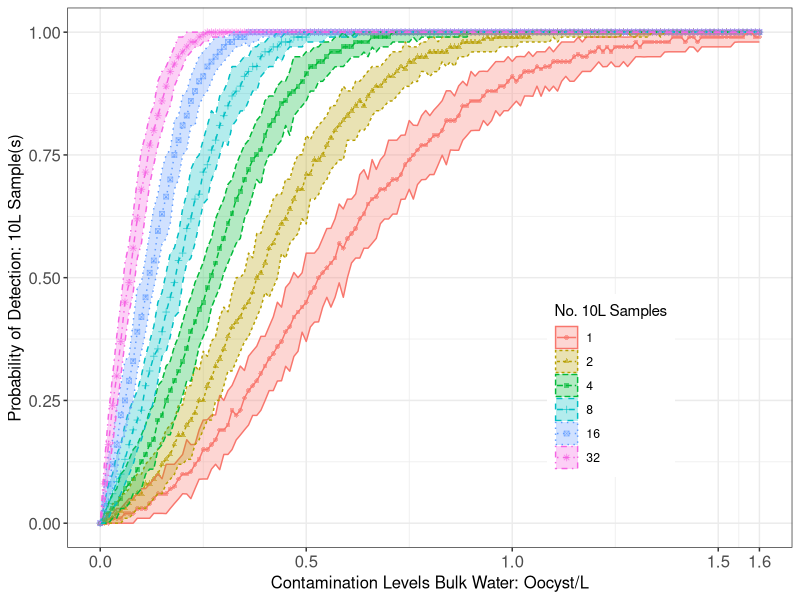
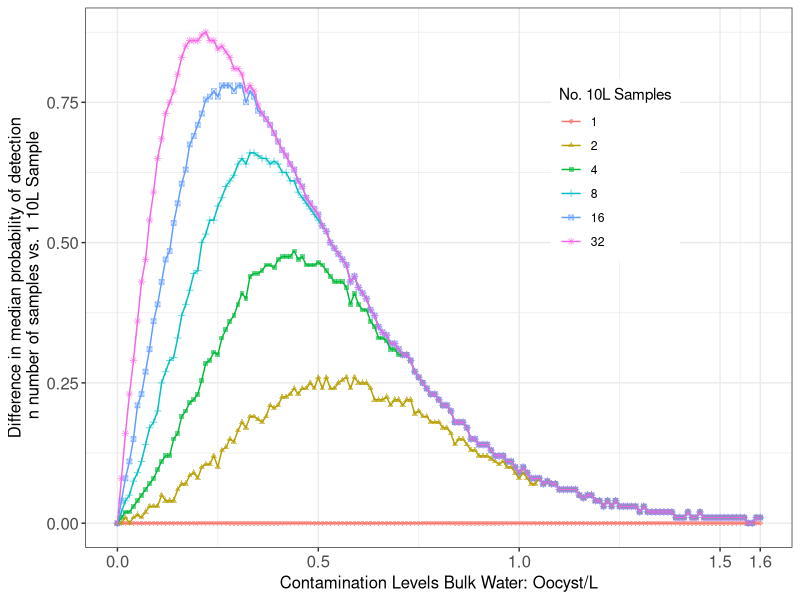
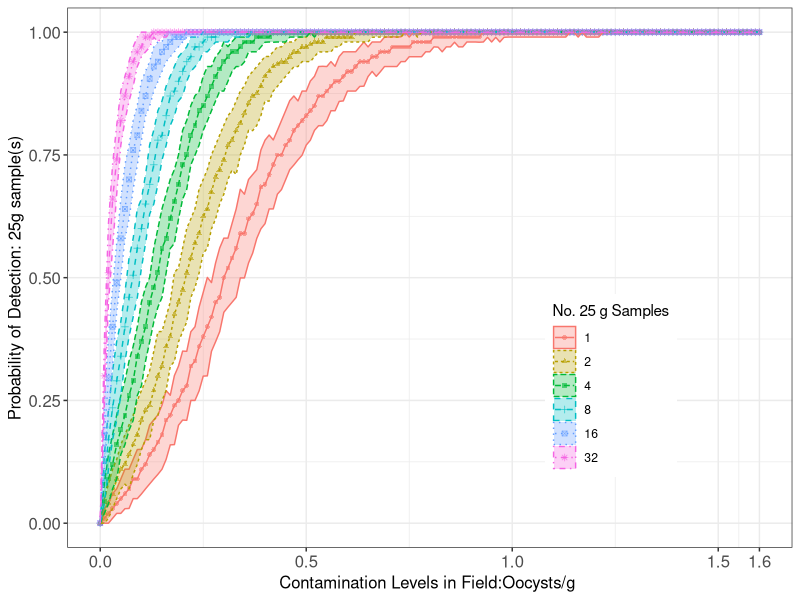
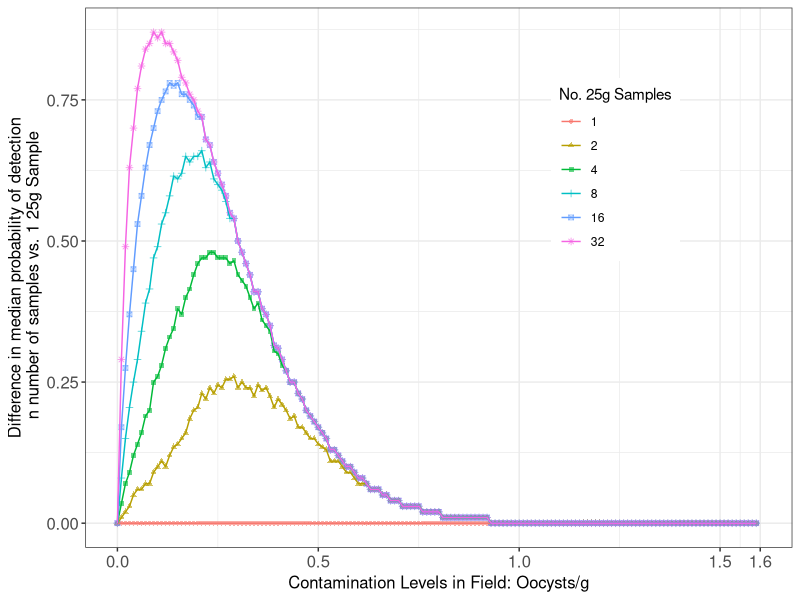
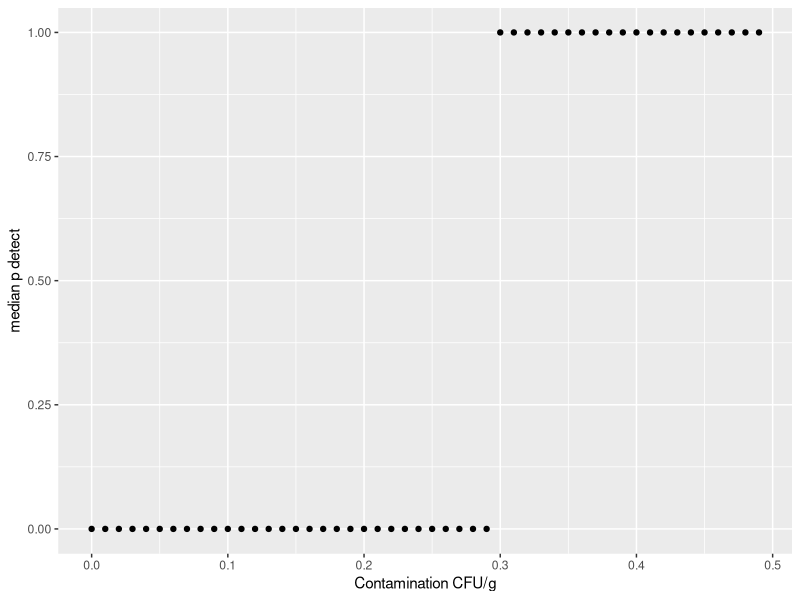
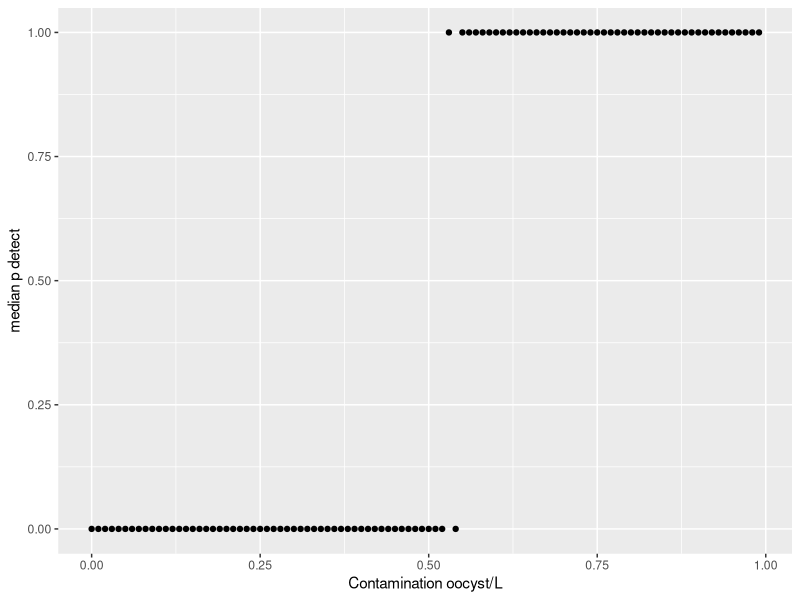
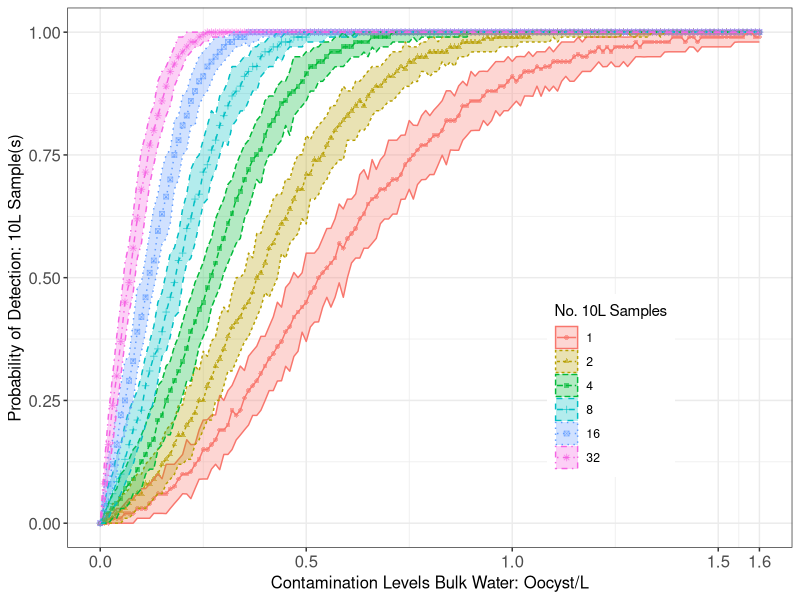
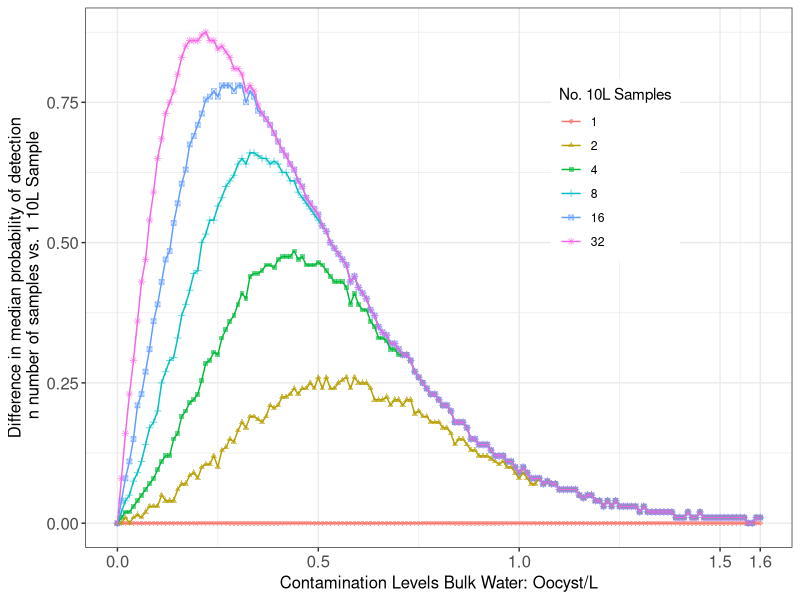

The R source for these figures, in order: (Note: this script raises an error after producing the figures.)
## ---- chunk 1
library(tidyverse)
library(reshape2)
library(readr)

## ---- chunk 2
Unc_Conts<-read_csv("Data/Water_Testing_Analysis_R4.csv")
## ---- chunk 3
Unc_Conts<-Unc_Conts %>% 
  select(-...1) %>% 
  mutate(N10Lsamples= as.factor(N10Lsamples)) %>% 
  group_by(N10Lsamples, Conts) %>% 
  summarise(median = median(PDetect), q05 = quantile(PDetect, 0.05), q95 = quantile(PDetect, 0.95)) 
## ---- chunk 4
Unc_Conts %>% 
  filter(Conts <=1.6) %>% 
  ggplot(aes(x = Conts, y = median, shape =N10Lsamples, linetype =N10Lsamples, color =N10Lsamples,ymin=q05, ymax=q95, fill = N10Lsamples))+
  geom_point(size= 1.3, alpha = 0.6)+
  geom_line()+
  geom_ribbon(alpha= 0.3)+
  labs(x = "Contamination Levels Bulk Water: Oocyst/L", y = "Probability of Detection: 10L Sample(s)", fill = "No. 10L Samples", color= "No. 10L Samples", shape = "No. 10L Samples", linetype ="No. 10L Samples" )+
  scale_x_continuous(limits = c(0,1.6), breaks = c(0,0.5,1,1.5,1.6))+
  theme_bw()+
  theme(axis.text.x=element_text(size =12), axis.text.y=element_text(size =12),axis.title = element_text(size = 12))+
  theme(legend.position=c(0.75, 0.3))


ggsave("Contamination vs Method-R4.jpeg", width = 15, height = 10, units = "cm", dpi = 600)
## ---- chunk 5
Conts_WT = Unc_Conts[1:201,2]


WT_1<-Unc_Conts %>% 
  filter(N10Lsamples==1)

WT_2<-Unc_Conts %>% 
  filter(N10Lsamples==2)

WT_4<-Unc_Conts %>% 
  filter(N10Lsamples==4)

WT_8<-Unc_Conts %>% 
  filter(N10Lsamples==8)

WT_16<-Unc_Conts %>% 
  filter(N10Lsamples==16)

WT_32<-Unc_Conts %>% 
  filter(N10Lsamples==32)

Conts_WT$`1`<-WT_1$median-WT_1$median
Conts_WT$`2`<-WT_2$median-WT_1$median
Conts_WT$`4`<-WT_4$median-WT_1$median
Conts_WT$`8`<-WT_8$median-WT_1$median
Conts_WT$`16`<-WT_16$median-WT_1$median
Conts_WT$`32`<-WT_32$median-WT_1$median

Conts_WT %>% 
  melt(id = "Conts") %>% 
  filter(Conts<=1.6) %>% 
  ggplot(aes(x = Conts, y = value, color = variable,shape =variable, fill = variable))+
  geom_point(size= 1.3, alpha = 0.6)+
  scale_x_continuous(limits = c(0,1.6), breaks = c(0,0.5,1,1.5,1.6))+
  geom_line()+
  theme_bw()+
  labs(x = "Contamination Levels Bulk Water: Oocyst/L", y = "Difference in median probability of detection\n n number of samples vs. 1 10L Sample", color = "No. 10L Samples", shape = "No. 10L Samples", fill = "No. 10L Samples")+
  theme(axis.text.x=element_text(size =12), axis.text.y=element_text(size =12),axis.title = element_text(size = 12))+
  theme(legend.position=c(0.75, 0.7))

ggsave("Contamination vs Method Differences Water-R4.jpeg", width = 15, height = 10, units = "cm", dpi = 600)


## ---- chunk 6
Unc_Conts<-read_csv("Data/Product_Testing_Analysis_R4.csv")
#Unc_Conts$Conts<- log10(Unc_Conts$Conts)

## ---- chunk 7
# #LOG
# Unc_Conts<-Unc_Conts %>%
#   mutate(log_CFU_g_conts = log10(10^Conts/(454*22000))) %>% 
#   select(-...1) %>% 
#   mutate(N25gsamples= as.factor(N25gsamples)) %>% 
#   group_by(N25gsamples, log_CFU_g_conts) %>% 
#   summarise(median = median(PDetect), q05 = quantile(PDetect, 0.05), q95 = quantile(PDetect, 0.95)) 

#NON LOG
Unc_Conts<-Unc_Conts %>%
  mutate(Conts = Conts/(454*22000)) %>%
  select(-...1) %>%
  mutate(N25gsamples= as.factor(N25gsamples)) %>%
  group_by(N25gsamples, Conts) %>%
  summarise(median = median(PDetect), q05 = quantile(PDetect, 0.05), q95 = quantile(PDetect, 0.95))


#non log
Unc_Conts %>% 
  filter(Conts<= 1.6) %>% 
  ggplot(aes(x = Conts, y = median, color =N25gsamples, shape =N25gsamples, linetype =N25gsamples, ymin=q05, ymax=q95, fill = N25gsamples))+
  geom_point(size= 1.3, alpha = 0.6)+
  geom_line()+
  geom_ribbon(alpha= 0.3)+
  theme_bw()+
  scale_x_continuous(limits = c(0,1.6), breaks = c(0,0.5,1,1.5,1.6))+
  theme(legend.position="top")+
  labs(x = "Contamination Levels in Field:Oocysts/g ", y = "Probability of Detection: 25g sample(s)", fill = "No. 25 g Samples", color= "No. 25 g Samples", linetype = "No. 25 g Samples", shape = "No. 25 g Samples")+
  theme(axis.text.x=element_text(size =12), axis.text.y=element_text(size =12),axis.title = element_text(size = 12))+
  theme(legend.position=c(0.75, 0.3))


# #log
# Unc_Conts %>% 
#   ggplot(aes(x = log_CFU_g_conts, y = median, color =N25gsamples, shape =N25gsamples, linetype =N25gsamples, ymin=q05, ymax=q95, fill = N25gsamples))+
#   geom_point(alpha = 0.5, size = 2.5)+
#   geom_line()+
#   geom_ribbon(alpha= 0.3)+
#   theme_bw()+
#   theme(legend.position="top")+
#   labs(x = "Contamination Levels in Field: log (Oocysts/g) ", y = "Probability of Detection: 25g sample(s)", fill = "No. 25 g Samples", color= "No. 25 g Samples", linetype = "No. 25 g Samples", shape = "No. 25 g Samples")


ggsave("Figures/Contamination vs Field Contam-R4.jpeg", width = 15, height = 10, units = "cm", dpi = 600)

## ---- chunk 8


Conts_PD = Unc_Conts[1:170,2]
as.data.frame(Conts_PD)

PD_1<-Unc_Conts %>% 
  filter(N25gsamples==1)

PD_2<-Unc_Conts %>% 
  filter(N25gsamples==2)

PD_4<-Unc_Conts %>% 
  filter(N25gsamples==4)

PD_8<-Unc_Conts %>% 
  filter(N25gsamples==8)

PD_16<-Unc_Conts %>% 
  filter(N25gsamples==16)

PD_32<-Unc_Conts %>% 
  filter(N25gsamples==32)

Conts_PD$`1`<-PD_1$median-PD_1$median
Conts_PD$`2`<-PD_2$median-PD_1$median
Conts_PD$`4`<-PD_4$median-PD_1$median
Conts_PD$`8`<-PD_8$median-PD_1$median
Conts_PD$`16`<-PD_16$median-PD_1$median
Conts_PD$`32`<-PD_32$median-PD_1$median



#non log
Conts_PD %>% 
  melt(id = "Conts") %>% 
  filter(Conts<1.6) %>% 
  ggplot(aes(x = Conts, y = value, color = variable,shape =variable, fill = variable))+
  geom_point(size= 1.3, alpha = 0.6)+
  geom_line()+
  scale_x_continuous(limits = c(0,1.6), breaks = c(0,0.5,1,1.5,1.6))+
  theme_bw()+
  theme(legend.position="top")+
  labs(x = "Contamination Levels in Field: Oocysts/g", y = "Difference in median probability of detection\n n number of samples vs. 1 25g Sample", color = "No. 25g Samples", shape = "No. 25g Samples", fill = "No. 25g Samples")+
  theme(axis.text.x=element_text(size =12), axis.text.y=element_text(size =12),axis.title = element_text(size = 12))+
  theme(legend.position=c(0.75, 0.70))

# #log version
# Conts_PD %>% 
#   melt(id = "log_CFU_g_conts") %>% 
#   #filter(log_CFU_g_conts<2) %>% 
#   ggplot(aes(x = log_CFU_g_conts, y = value, color = variable,shape =variable, fill = variable))+
#   geom_point(size= 2.5)+
#   geom_line()+
#   theme_bw()+
#   theme(legend.position="top")+
#   labs(x = "Contamination Levels in Field: log (Oocysts/g)", y = "Difference in median probability of detection\n n number of samples vs. 1 25g Sample", color = "No. 25g Samples", shape = "No. 25g Samples", fill = "No. 25g Samples")

ggsave("Figures/Contamination vs Method Differences Contam-R4.jpeg", width = 15, height = 10, units = "cm", dpi = 600)
## ---- chunk 9
library(pracma)
AUC2 = trapz(Conts_WT$Conts, y = Conts_WT$`2`)
AUC4 = trapz(Conts_WT$Conts, y = Conts_WT$`4`)
AUC8 = trapz(Conts_WT$Conts, y = Conts_WT$`8`)
AUC16 = trapz(Conts_WT$Conts, y = Conts_WT$`16`)
AUC32 = trapz(Conts_WT$Conts, y = Conts_WT$`32`)

AUC2/1
AUC4/AUC2
AUC8/AUC4
AUC16/AUC8
AUC32/AUC16




AUC32-AUC16
AUC16-AUC8
AUC8-AUC4
AUC4-AUC2
AUC2

## ---- chunk 10
meds<-read_csv("Data_Cilantro_Outputs/Product_Testing_Meds.csv")

meds %>% 
  ggplot(aes(x= Conts/(22000*454), y = PDetect))+
  geom_point()+
  labs(y = "median p detect", x= "Contamination CFU/g")
## ---- chunk 11
meds_w<-read_csv("Data_Cilantro_Outputs/Water_Testing_Meds.csv")

meds_w %>% 
  ggplot(aes(x= Conts, y = PDetect))+
  geom_point()+
  labs(y = "median p detect", x= "Contamination oocyst/L")
## ---- chunk 12
#AUC
#Areas under the curve
integrate(approxfun(Conts_PD$log_CFU_g_conts, y = Conts_PD$`2`),-3.9994785337, 0.4005214663)

library(pracma)
AUC2 = trapz(Conts_PD$log_CFU_g_conts, y = Conts_PD$`2`)
AUC4 = trapz(Conts_PD$log_CFU_g_conts, y = Conts_PD$`4`)
AUC8 = trapz(Conts_PD$log_CFU_g_conts, y = Conts_PD$`8`)
AUC16 = trapz(Conts_PD$log_CFU_g_conts, y = Conts_PD$`16`)
AUC32 = trapz(Conts_PD$log_CFU_g_conts, y = Conts_PD$`32`)

AUC2/AUC4
AUC4/AUC8 
AUC8/AUC16
AUC16/AUC32

AUC32-AUC16
AUC16-AUC8
AUC8-AUC4
AUC4-AUC2

seq(0,1.5, 0.01)*22000*454


## ---- chunk 13
Unc_Conts %>% 
  filter(Conts<5.0e+06) %>% 
  ggplot(aes(x = Conts, y = median, color =N25gsamples,ymin=q05, ymax=q95, fill = N25gsamples))+
  geom_point(alpha = 0.5)+
  geom_line()+
  geom_ribbon(alpha= 0.3)+
  labs(x = "Contamiantion levels total Oocysts in Field", y = "Probability of Detection", fill = "No. 25g Samples", color= "No. 25g Samples")
## ---- chunk 14
#product Testing
PT_Qpcr_Results<-read_csv("Data/qPCR_Fit_Product_Testing.csv")
PT_Qpcr_Probs<-read_csv("Data/qPCR_Fit_Product_Testing_Probs.csv")

ggplot()+
  geom_hline(aes(yintercept = .313),color = "orange")+
  geom_hline(aes(yintercept = .80),color = "red")+  
  geom_vline(aes(xintercept = 5),color = "orange")+
  geom_vline(aes(xintercept = 10),color = "red")+
  geom_line(aes(x = Cont, y = `Prob Detect`), data = PT_Qpcr_Probs)+
  geom_point(aes(x = Cont, y = Results), data = PT_Qpcr_Results,position = position_jitter(height = 0.01, width = 1),shape= 21, fill = "skyblue")+
  labs(x= "Oocyst/ 25 g Sample", y = "Predicted Detection Rate", title = "Logistic Fit: Product Testing")+
  theme_bw()

  ggsave(filename="Figures/Product Testing Fit.png",width = 10, height = 10, units = "cm", dpi = 600)
  
  
#Water Testing
WT_Qpcr_Results<-read_csv("Data/qPCR_Fit_Water_Testing.csv")
WT_Qpcr_Probs<-read_csv("Data/qPCR_Fit_Water_Testing_Probs.csv")

ggplot()+
  geom_hline(aes(yintercept = .66),color = "red")+  
  geom_vline(aes(xintercept = 6),color = "red")+
  geom_line(aes(x = Cont, y = `Prob Detect`), data = WT_Qpcr_Probs)+
  geom_point(aes(x = Cont, y = Results), data = WT_Qpcr_Results,position = position_jitter(height = 0.01, width = 1),shape= 21, fill = "skyblue")+
  labs(x= "Oocyst/ 10L Sample", y = "Predicted Detection Rate", title = "Logistic Fit: Agricultural Water Testing")+
  theme_bw()

  ggsave(filename="Figures/Water Testing Fit.png",width = 10, height = 10, units = "cm", dpi = 600)
  

